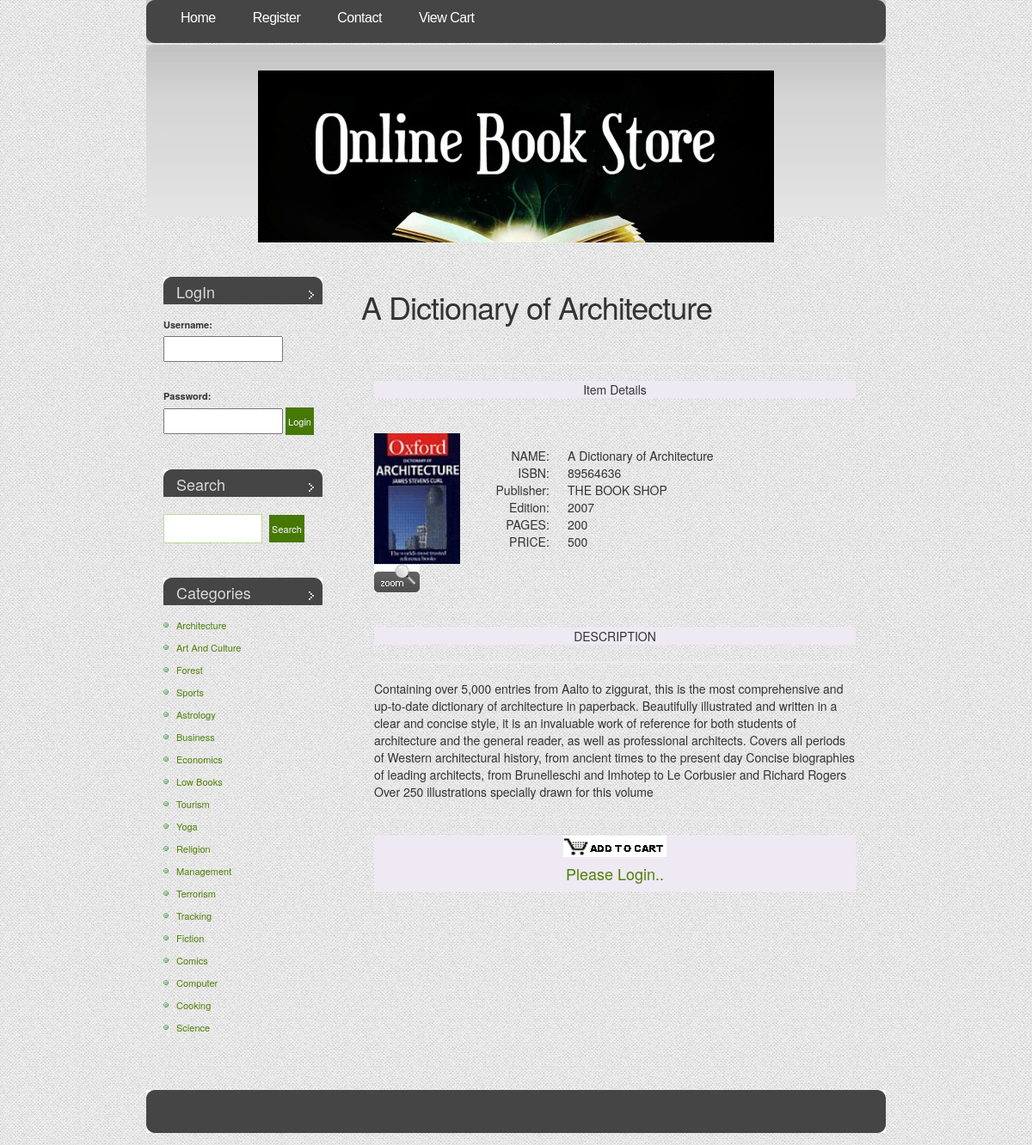
Screenshot of /detail.php?id=1 with the database file from the repository.
### tables this page shows
CREATE TABLE `book` (
  `b_id` int(4) NOT NULL,
  `b_nm` varchar(60) NOT NULL,
  `b_subcat` varchar(25) NOT NULL,
  `b_desc` longtext NOT NULL,
  `b_publisher` varchar(40) NOT NULL,
  `b_edition` varchar(20) NOT NULL,
  `b_isbn` varchar(10) NOT NULL,
  `b_page` int(5) NOT NULL,
  `b_price` int(5) NOT NULL,
  `b_img` longtext NOT NULL,
  `b_pdf` longtext NOT NULL
);

CREATE TABLE `category` (
  `cat_id` int(4) NOT NULL,
  `cat_nm` varchar(30) NOT NULL
);

### includes/search.inc.php (the view, shortened to what this page needs)
<ul>
			<li id="login">
						<?php
						require('includes/config.php');
							if(isset($_SESSION['status']))
							{
								echo '<h2>Hello :  '.$_SESSION['unm'].'</h2>';
							}
							else
							{
								echo '<form action="process_login.php" method="POST">
										<h2>LogIn</h2>
											<b>Username:</b>
											<br><input type="text" name="usernm"><br>
											<br>
											<b>Password:</b>
											<br><input type="password" name="pwd">
											<input type="submit" id="x" value="Login" />
										</form>';
							}
						?>
			</li>
			<li id="search">
				<h2>Search</h2>
				<form method="GET" action="search_result.php">
					<fieldset>
					<input type="text" id="s" name="s" value="" />
					<input type="submit" id="x" value="Search" />
					</fieldset>
				</form>
			</li>
			<li>
				<h2>Categories</h2>
				<ul>
								<?php
										$query="select * from category ";
										$res=mysqli_query($conn,$query);
										while($row=mysqli_fetch_assoc($res))
											{
												echo '<li><a href="subcat.php?cat='.$row['cat_id'].'&catnm='.$row["cat_nm"].'">'.$row["cat_nm"].'</a></li>';
											}
								?>
				</ul>
			</li>
		</ul>

### detail.php (shortened to what this page needs)
<?php session_start();
	require('includes/config.php');
	$id=$_GET['id'];
	$q="select * from book where b_id=$id";
	$res=mysqli_query($conn,$q) or die("Can't Execute Query..");
	$row=mysqli_fetch_assoc($res);
?>
<!DOCTYPE html PUBLIC "-//W3C//DTD XHTML 1.0 Strict//EN" "http://www.w3.org/TR/xhtml1/DTD/xhtml1-strict.dtd">
<html xmlns="http://www.w3.org/1999/xhtml">
<head>
	<link rel="stylesheet" href="lightbox.css" type="text/css" media="screen" />
		<?php
			include("includes/head.inc.php");
		?>
</head>
<body>
						<div id="header">
							<div id="menu">
									<?php
										include("includes/menu.inc.php");
									?>
							</div>
						</div>
						<div id="logo-wrap">
							<div id="logo">
							</div>
						</div>
				<div id="page">
							<div id="content">
								<div class="post">
									<h1 class="title"><?php echo $row['b_nm'];?></h1>
									<div class="entry">
										<?php
											echo '	<table border="0" width="100%">
												 <tr>
													<td><hr color="purple"></td>
												</tr>
												 <tr align="center" bgcolor="#EEE9F3">
													 <td>Item Details</td>
												</tr>
												<tr>
													<td><hr color="purple"></td>
												</tr>
											 </table>
											<table border="0"  width="100%" bgcolor="#ffffff">
												<tr>
													<td width="15%" rowspan="3">
														<img src="'.$row['b_img'].'" width="100">
													</td>
												</tr>
												<tr>
													<td width="50%" height="100%">
														<table border="0"  width="100%" height="100%">
															<tr valign="top">
																<td align="right" width="10%">NAME</td>
																<td width="6%">: </td>
																<td align="left">'.$row['b_nm'].'</td>
															</tr>
															<tr>
																<td align="right">ISBN</td>
																<td>: </td>
																<td align="left">'.$row['b_isbn'].'</td>
															</tr>
															<tr>
																<td align="right">Publisher </td>
																<td>: </td>
																<td align="left">'.$row['b_publisher'].'</td>
															</tr>
															<tr>
																<td align="right"> Edition</td>
																<td>: </td>
																<td align="left">'.$row['b_edition'].'</td>
															</tr>
															<tr>
																<td align="right">  PAGES</td>
																<td>: </td>
																<td align="left">'.$row['b_page'].'</td>
															</tr>
															<tr>
																<td align="right"> PRICE</td>
																<td>: </td>
																<td align="left">'.$row['b_price'].'</td>
															</tr>
														</table>
													</td>
												</tr>
											</table>
												<tr valign="bottom" >
														<a href="'.$row['b_img'].'" rel="lightbox"><img src="images/zoom.gif" ></a>
												</tr>
											<table border="0" width="100%">
												 <tr>
													<td><hr color="purple"></td>
												</tr>
												 <tr align="center" bgcolor="#EEE9F3">
													 <td>DESCRIPTION</td>
												</tr>
												<tr>
													<td><hr color="purple"></td>
												</tr>
											 </table>
											 '.$row['b_desc'].'
											 <tr><td colspan=2><hr color="purple"></td></tr>
											<table border="0" width="100%">
												 <tr align="center" bgcolor="#EEE9F3">';
												 if(isset($_SESSION['status']))
												 {
													echo ' <td><a href="process_cart.php?nm='.$row['b_nm'].'&cat='.$_GET['cat'].'&rate='.$row['b_price'].'">
														<img src="images/addcart.jpg">
													</a></td>';
												}
												else
												{
													echo '<td><img src="images/addcart.jpg"><br><a href="register.php"> <h4>Please Login..</h4></a></td>';
												}
												echo '</tr>
											</table>';
										?>
									</div>
								</div>
							</div>
							<div id="sidebar">
									<?php
										include("includes/search.inc.php");
									?>
							</div>
								<div style="clear: both;">&nbsp;</div>
				</div>
						<div id="footer">
									<?php
										include("includes/footer.inc.php");
									?>
						</div>
</body>
</html>

### default.css (style rules this page uses)
body { margin-top: 49px; padding: 0; background: url(images/img01.jpg) repeat-x left top; font-family: "Trebuchet MS", Arial, Helvetica, sans-serif; font-size: 13px; color: #333333; }
h1, h2, h3 { margin: 0; font-weight: normal; color: #559106; }
h1 { letter-spacing: -1px; font-size: 32px; }
h2 { font-size: 23px; }
p, ul, ol { margin: 0 0 2em 0; text-align: justify; line-height: 26px; font-size: 11px; }
a:link { color: #4E8006; }
img { border: none; }
form { margin: 0; padding: 0; }
fieldset { margin: 0; padding: 0; border: none; }
input, textarea, select { font-family: "Trebuchet MS", Arial, Helvetica, sans-serif; font-size: 13px; color: #333333; }
#header { width: 860px; height: 52px; margin: 0 auto; background: url(images/img02.jpg) no-repeat left top; }
#menu { float: left; width: 860px; height: 54px; }
#logo-wrap { width: 860px; margin: 0 auto; padding: 30px 0 20px 0; background: url(images/img03.jpg) no-repeat left top; }
#logo { width: 820px; height: 200px; margin: 0 auto; background: url(images/finnal.jpg)no-repeat center top; }
#page { width: 850px; margin: 0 auto; }
#content { float: right; width: 620px; }
.post { padding: 15px 15px; }
.post .title { margin-bottom: 20px; padding-bottom: 5px; }
.post .entry { padding: 0 15px; }
#sidebar { float: left; width: 215px; }
#sidebar ul { margin: 0; padding: 0; list-style: none; }
#sidebar li { margin-bottom: 40px; padding: 0 15px; }
#sidebar li li { margin: 0; padding-left: 15px; background: url(images/img08.jpg) no-repeat left 50%; }
#sidebar h2 { height: 32px; padding: 8px 0 0 15px; margin-bottom: 10px; background: url(images/img07.jpg) no-repeat left top; font-size: 18px; color: #DADADA; }
#search h2 { margin-bottom: 20px; }
#s { width: 115px; margin-right: 5px; padding: 3px; border: 1px solid #BED99C; }
#x { padding: 3px; border: none; background: #467805; font-size: 11px; color: #FFFFFF; }
#footer { margin: 0 auto; height: 64px; min-height: 64px; padding: 0; }
html>body #footer { height: auto; }

### registration/demo.css (style rules this page uses)
body,div,dl,dt,dd,ul,ol,li,h1,h2,h3,h4,h5,h6,pre,form,fieldset,input,textarea,p,blockquote,th,td { margin:0; padding:0; }
html,body { margin:0; padding:0; height: 100%; }
table { border-collapse:collapse; border-spacing:0; }
img { border:0; }
ol,ul { list-style:none; }
h1,h2,h3,h4,h5,h6 { font-size:100%; font-weight:normal; }
body { font-family: Cambria, Palatino, "Palatino Linotype", "Palatino LT STD", Georgia, serif; background:url(images/bgnoise_lg.png); font-weight: 400; font-size: 15px; color: #3a2127; overflow-y: scroll; }
a { color: #333; text-decoration: none; }

### rows the page displays
book: b_nm "A Dictionary of Architecture", b_img (picture), b_isbn "89564636", b_publisher "THE BOOK SHOP", b_edition "2007", b_page "200", b_price "500", b_desc "Containing over 5,000 entries from Aalto to ziggurat, this is the most comprehensive and up-to-date dictionary of architecture in paperback. Beautifully illustrated and written in a clear and concise style, it is an invaluable work of reference for both students of architecture and the general reader, as well as professional architects. Covers all periods of Western architectural history, from ancient times to the present day Concise biographies of leading architects, from Brunelleschi and Imhotep to Le Corbusier and Richard Rogers Over 250 illustrations specially drawn for this volume"
category: cat_nm "Architecture"
category: cat_nm "Art And Culture"
category: cat_nm "Forest"
category: cat_nm "Sports"
category: cat_nm "Astrology"
category: cat_nm "Business"
category: cat_nm "Economics"
category: cat_nm "Low Books"
category: cat_nm "Tourism"
category: cat_nm "Yoga"
category: cat_nm "Religion"
category: cat_nm "Management"
category: cat_nm "Terrorism"
category: cat_nm "Tracking"
category: cat_nm "Fiction"
category: cat_nm "Comics"
category: cat_nm "Computer"
category: cat_nm "Cooking"
category: cat_nm "Science"
